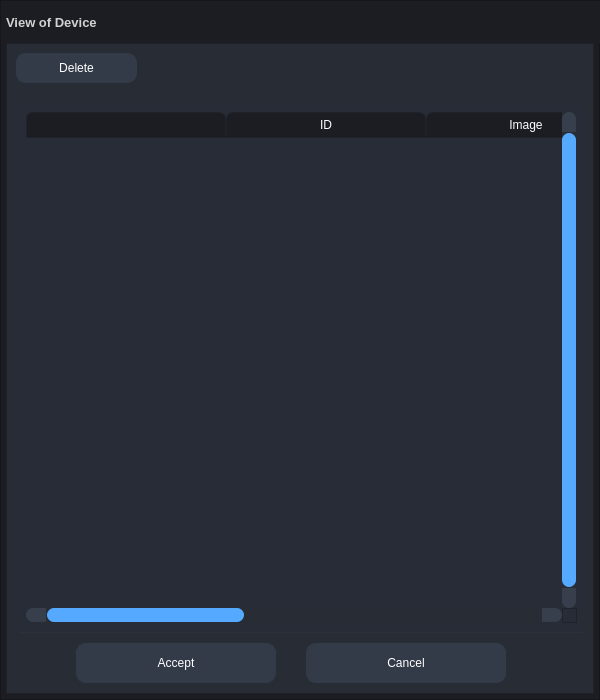
<?xml version="1.0" encoding="UTF-8"?>
<ui version="4.0">
 <class>FormDeviceDatabaseView</class>
 <widget class="QWidget" name="FormDeviceDatabaseView">
  <property name="geometry">
   <rect>
    <x>0</x>
    <y>0</y>
    <width>600</width>
    <height>700</height>
   </rect>
  </property>
  <property name="windowTitle">
   <string>Device Database View</string>
  </property>
  <property name="styleSheet">
   <string notr="true">background-color: rgb(27, 29, 35);</string>
  </property>
  <widget class="QFrame" name="frame_main">
   <property name="geometry">
    <rect>
     <x>0</x>
     <y>0</y>
     <width>600</width>
     <height>700</height>
    </rect>
   </property>
   <property name="minimumSize">
    <size>
     <width>600</width>
     <height>700</height>
    </size>
   </property>
   <property name="styleSheet">
    <string notr="true">/* LINE EDIT */
QLineEdit {
	background-color: rgb(27, 29, 35);
	border-radius: 5px;
	border: 2px solid rgb(27, 29, 35);
	padding-left: 10px;
}
QLineEdit:hover {
	border: 2px solid rgb(64, 71, 88);
}
QLineEdit:focus {
	border: 2px solid rgb(91, 101, 124);
}

/* SCROLL BARS */
QScrollBar:horizontal {
    border: none;
    background: rgb(52, 59, 72);
    height: 14px;
    margin: 0px 21px 0 21px;
	border-radius: 0px;
}
QScrollBar::handle:horizontal {
    background: rgb(85, 170, 255);
    min-width: 25px;
	border-radius: 7px
}
QScrollBar::add-line:horizontal {
    border: none;
    background: rgb(55, 63, 77);
    width: 20px;
	border-top-right-radius: 7px;
    border-bottom-right-radius: 7px;
    subcontrol-position: right;
    subcontrol-origin: margin;
}
QScrollBar::sub-line:horizontal {
    border: none;
    background: rgb(55, 63, 77);
    width: 20px;
	border-top-left-radius: 7px;
    border-bottom-left-radius: 7px;
    subcontrol-position: left;
    subcontrol-origin: margin;
}
QScrollBar::up-arrow:horizontal, QScrollBar::down-arrow:horizontal
{
     background: none;
}
QScrollBar::add-page:horizontal, QScrollBar::sub-page:horizontal
{
     background: none;
}
 QScrollBar:vertical {
	border: none;
    background: rgb(52, 59, 72);
    width: 14px;
    margin: 21px 0 21px 0;
	border-radius: 0px;
 }
 QScrollBar::handle:vertical {	
	background: rgb(85, 170, 255);
    min-height: 25px;
	border-radius: 7px
 }
 QScrollBar::add-line:vertical {
     border: none;
    background: rgb(55, 63, 77);
     height: 20px;
	border-bottom-left-radius: 7px;
    border-bottom-right-radius: 7px;
     subcontrol-position: bottom;
     subcontrol-origin: margin;
 }
 QScrollBar::sub-line:vertical {
	border: none;
    background: rgb(55, 63, 77);
     height: 20px;
	border-top-left-radius: 7px;
    border-top-right-radius: 7px;
     subcontrol-position: top;
     subcontrol-origin: margin;
 }
 QScrollBar::up-arrow:vertical, QScrollBar::down-arrow:vertical {
     background: none;
 }

 QScrollBar::add-page:vertical, QScrollBar::sub-page:vertical {
     background: none;
 }

/* CHECKBOX */
QCheckBox::indicator {
    border: 3px solid rgb(52, 59, 72);
	width: 15px;
	height: 15px;
	border-radius: 10px;
    background: rgb(44, 49, 60);
}
QCheckBox::indicator:hover {
    border: 3px solid rgb(58, 66, 81);
}
QCheckBox::indicator:checked {
    background: 3px solid rgb(52, 59, 72);
	border: 3px solid rgb(52, 59, 72);	
	background-image: url(:/16x16/data/resources/icons/16x16/cil-check-alt.png);
}

/* RADIO BUTTON */
QRadioButton::indicator {
    border: 3px solid rgb(52, 59, 72);
	width: 15px;
	height: 15px;
	border-radius: 10px;
    background: rgb(44, 49, 60);
}
QRadioButton::indicator:hover {
    border: 3px solid rgb(58, 66, 81);
}
QRadioButton::indicator:checked {
    background: 3px solid rgb(94, 106, 130);
	border: 3px solid rgb(52, 59, 72);	
}

/* COMBOBOX */
QComboBox{
	background-color: rgb(27, 29, 35);
	border-radius: 5px;
	border: 2px solid rgb(27, 29, 35);
	padding: 5px;
	padding-left: 10px;
}
QComboBox:hover{
	border: 2px solid rgb(64, 71, 88);
}
QComboBox::drop-down {
	subcontrol-origin: padding;
	subcontrol-position: top right;
	width: 25px; 
	border-left-width: 3px;
	border-left-color: rgba(39, 44, 54, 150);
	border-left-style: solid;
	border-top-right-radius: 3px;
	border-bottom-right-radius: 3px;	
	background-image: url(:/16x16/data/resources/icons/16x16/cil-arrow-bottom.png);
	background-position: center;
	background-repeat: no-reperat;
 }
QComboBox QAbstractItemView {
	color: rgb(85, 170, 255);	
	background-color: rgb(27, 29, 35);
	padding: 10px;
	selection-background-color: rgb(39, 44, 54);
}

/* SLIDERS */
QSlider::groove:horizontal {
    border-radius: 9px;
    height: 18px;
	margin: 0px;
	background-color: rgb(52, 59, 72);
}
QSlider::groove:horizontal:hover {
	background-color: rgb(55, 62, 76);
}
QSlider::handle:horizontal {
    background-color: rgb(85, 170, 255);
    border: none;
    height: 18px;
    width: 18px;
    margin: 0px;
	border-radius: 9px;
}
QSlider::handle:horizontal:hover {
    background-color: rgb(105, 180, 255);
}
QSlider::handle:horizontal:pressed {
    background-color: rgb(65, 130, 195);
}

QSlider::groove:vertical {
    border-radius: 9px;
    width: 18px;
    margin: 0px;
	background-color: rgb(52, 59, 72);
}
QSlider::groove:vertical:hover {
	background-color: rgb(55, 62, 76);
}
QSlider::handle:vertical {
    background-color: rgb(85, 170, 255);
	border: none;
    height: 18px;
    width: 18px;
    margin: 0px;
	border-radius: 9px;
}
QSlider::handle:vertical:hover {
    background-color: rgb(105, 180, 255);
}
QSlider::handle:vertical:pressed {
    background-color: rgb(65, 130, 195);
}

</string>
   </property>
   <property name="frameShape">
    <enum>QFrame::StyledPanel</enum>
   </property>
   <property name="frameShadow">
    <enum>QFrame::Raised</enum>
   </property>
   <layout class="QVBoxLayout" name="verticalLayout">
    <property name="spacing">
     <number>0</number>
    </property>
    <property name="leftMargin">
     <number>5</number>
    </property>
    <property name="topMargin">
     <number>0</number>
    </property>
    <property name="rightMargin">
     <number>5</number>
    </property>
    <property name="bottomMargin">
     <number>5</number>
    </property>
    <item>
     <widget class="QFrame" name="frame_header">
      <property name="minimumSize">
       <size>
        <width>600</width>
        <height>42</height>
       </size>
      </property>
      <property name="maximumSize">
       <size>
        <width>600</width>
        <height>42</height>
       </size>
      </property>
      <property name="frameShape">
       <enum>QFrame::NoFrame</enum>
      </property>
      <property name="frameShadow">
       <enum>QFrame::Raised</enum>
      </property>
      <layout class="QHBoxLayout" name="horizontalLayout">
       <property name="spacing">
        <number>0</number>
       </property>
       <property name="leftMargin">
        <number>0</number>
       </property>
       <property name="topMargin">
        <number>0</number>
       </property>
       <property name="rightMargin">
        <number>0</number>
       </property>
       <property name="bottomMargin">
        <number>0</number>
       </property>
       <item>
        <widget class="QLabel" name="label_title">
         <property name="palette">
          <palette>
           <active>
            <colorrole role="WindowText">
             <brush brushstyle="SolidPattern">
              <color alpha="255">
               <red>210</red>
               <green>210</green>
               <blue>210</blue>
              </color>
             </brush>
            </colorrole>
            <colorrole role="Button">
             <brush brushstyle="SolidPattern">
              <color alpha="255">
               <red>27</red>
               <green>29</green>
               <blue>35</blue>
              </color>
             </brush>
            </colorrole>
            <colorrole role="Text">
             <brush brushstyle="SolidPattern">
              <color alpha="255">
               <red>210</red>
               <green>210</green>
               <blue>210</blue>
              </color>
             </brush>
            </colorrole>
            <colorrole role="Base">
             <brush brushstyle="SolidPattern">
              <color alpha="255">
               <red>27</red>
               <green>29</green>
               <blue>35</blue>
              </color>
             </brush>
            </colorrole>
            <colorrole role="Window">
             <brush brushstyle="SolidPattern">
              <color alpha="255">
               <red>27</red>
               <green>29</green>
               <blue>35</blue>
              </color>
             </brush>
            </colorrole>
           </active>
           <inactive>
            <colorrole role="WindowText">
             <brush brushstyle="SolidPattern">
              <color alpha="255">
               <red>210</red>
               <green>210</green>
               <blue>210</blue>
              </color>
             </brush>
            </colorrole>
            <colorrole role="Button">
             <brush brushstyle="SolidPattern">
              <color alpha="255">
               <red>27</red>
               <green>29</green>
               <blue>35</blue>
              </color>
             </brush>
            </colorrole>
            <colorrole role="Text">
             <brush brushstyle="SolidPattern">
              <color alpha="255">
               <red>210</red>
               <green>210</green>
               <blue>210</blue>
              </color>
             </brush>
            </colorrole>
            <colorrole role="Base">
             <brush brushstyle="SolidPattern">
              <color alpha="255">
               <red>27</red>
               <green>29</green>
               <blue>35</blue>
              </color>
             </brush>
            </colorrole>
            <colorrole role="Window">
             <brush brushstyle="SolidPattern">
              <color alpha="255">
               <red>27</red>
               <green>29</green>
               <blue>35</blue>
              </color>
             </brush>
            </colorrole>
           </inactive>
           <disabled>
            <colorrole role="WindowText">
             <brush brushstyle="SolidPattern">
              <color alpha="255">
               <red>120</red>
               <green>120</green>
               <blue>120</blue>
              </color>
             </brush>
            </colorrole>
            <colorrole role="Button">
             <brush brushstyle="SolidPattern">
              <color alpha="255">
               <red>27</red>
               <green>29</green>
               <blue>35</blue>
              </color>
             </brush>
            </colorrole>
            <colorrole role="Text">
             <brush brushstyle="SolidPattern">
              <color alpha="255">
               <red>120</red>
               <green>120</green>
               <blue>120</blue>
              </color>
             </brush>
            </colorrole>
            <colorrole role="Base">
             <brush brushstyle="SolidPattern">
              <color alpha="255">
               <red>27</red>
               <green>29</green>
               <blue>35</blue>
              </color>
             </brush>
            </colorrole>
            <colorrole role="Window">
             <brush brushstyle="SolidPattern">
              <color alpha="255">
               <red>27</red>
               <green>29</green>
               <blue>35</blue>
              </color>
             </brush>
            </colorrole>
           </disabled>
          </palette>
         </property>
         <property name="font">
          <font>
           <family>Segoe UI</family>
           <pointsize>10</pointsize>
           <weight>75</weight>
           <bold>true</bold>
          </font>
         </property>
         <property name="styleSheet">
          <string notr="true"/>
         </property>
         <property name="text">
          <string>View of Device</string>
         </property>
         <property name="margin">
          <number>10</number>
         </property>
        </widget>
       </item>
       <item>
        <widget class="QPushButton" name="button_close">
         <property name="sizePolicy">
          <sizepolicy hsizetype="Minimum" vsizetype="Expanding">
           <horstretch>0</horstretch>
           <verstretch>0</verstretch>
          </sizepolicy>
         </property>
         <property name="minimumSize">
          <size>
           <width>40</width>
           <height>0</height>
          </size>
         </property>
         <property name="maximumSize">
          <size>
           <width>40</width>
           <height>16777215</height>
          </size>
         </property>
         <property name="toolTip">
          <string>Close</string>
         </property>
         <property name="styleSheet">
          <string notr="true">QPushButton {	
	border: none;
	background-color: transparent;
}
QPushButton:hover {
	background-color: rgb(52, 59, 72);
}
QPushButton:pressed {	
	background-color: rgb(85, 170, 255);
}</string>
         </property>
         <property name="text">
          <string/>
         </property>
         <property name="icon">
          <iconset resource="../files.qrc">
           <normaloff>:/20x20/data/resources/icons/20x20/cil-x.png</normaloff>:/20x20/data/resources/icons/20x20/cil-x.png</iconset>
         </property>
        </widget>
       </item>
      </layout>
     </widget>
    </item>
    <item>
     <widget class="QFrame" name="frame_contains">
      <property name="styleSheet">
       <string notr="true">background-color: rgb(40, 44, 52);</string>
      </property>
      <property name="frameShape">
       <enum>QFrame::StyledPanel</enum>
      </property>
      <property name="frameShadow">
       <enum>QFrame::Raised</enum>
      </property>
      <widget class="QPushButton" name="button_cancel">
       <property name="geometry">
        <rect>
         <x>300</x>
         <y>600</y>
         <width>200</width>
         <height>40</height>
        </rect>
       </property>
       <property name="font">
        <font>
         <family>Segoe UI</family>
         <pointsize>9</pointsize>
        </font>
       </property>
       <property name="styleSheet">
        <string notr="true">QPushButton {
	border: 2px solid rgb(52, 59, 72);
	border-radius: 10px;	
	background-color: rgb(52, 59, 72);
	color: rgb(255, 255, 255);
}
QPushButton:hover {
	background-color: rgb(57, 65, 80);
	color: rgb(227, 227, 227);
	border: 2px solid rgb(61, 70, 86);
}
QPushButton:pressed {	
	background-color: rgb(35, 40, 49);
	color: rgb(255, 255, 255);
	border: 2px solid rgb(43, 50, 61);
}</string>
       </property>
       <property name="text">
        <string>Cancel</string>
       </property>
       <property name="iconSize">
        <size>
         <width>40</width>
         <height>40</height>
        </size>
       </property>
      </widget>
      <widget class="QPushButton" name="button_accept">
       <property name="geometry">
        <rect>
         <x>70</x>
         <y>600</y>
         <width>200</width>
         <height>40</height>
        </rect>
       </property>
       <property name="font">
        <font>
         <family>Segoe UI</family>
         <pointsize>9</pointsize>
        </font>
       </property>
       <property name="styleSheet">
        <string notr="true">QPushButton {
	border: 2px solid rgb(52, 59, 72);
	border-radius: 10px;	
	background-color: rgb(52, 59, 72);
	color: rgb(255, 255, 255);
}
QPushButton:hover {
	background-color: rgb(57, 65, 80);
	color: rgb(227, 227, 227);
	border: 2px solid rgb(61, 70, 86);
}
QPushButton:pressed {	
	background-color: rgb(35, 40, 49);
	color: rgb(255, 255, 255);
	border: 2px solid rgb(43, 50, 61);
}</string>
       </property>
       <property name="text">
        <string>Accept</string>
       </property>
       <property name="iconSize">
        <size>
         <width>40</width>
         <height>40</height>
        </size>
       </property>
      </widget>
      <widget class="QTableWidget" name="table_profiles">
       <property name="geometry">
        <rect>
         <x>10</x>
         <y>59</y>
         <width>570</width>
         <height>531</height>
        </rect>
       </property>
       <property name="palette">
        <palette>
         <active>
          <colorrole role="WindowText">
           <brush brushstyle="SolidPattern">
            <color alpha="255">
             <red>210</red>
             <green>210</green>
             <blue>210</blue>
            </color>
           </brush>
          </colorrole>
          <colorrole role="Button">
           <brush brushstyle="SolidPattern">
            <color alpha="255">
             <red>39</red>
             <green>44</green>
             <blue>54</blue>
            </color>
           </brush>
          </colorrole>
          <colorrole role="Text">
           <brush brushstyle="SolidPattern">
            <color alpha="255">
             <red>210</red>
             <green>210</green>
             <blue>210</blue>
            </color>
           </brush>
          </colorrole>
          <colorrole role="ButtonText">
           <brush brushstyle="SolidPattern">
            <color alpha="255">
             <red>210</red>
             <green>210</green>
             <blue>210</blue>
            </color>
           </brush>
          </colorrole>
          <colorrole role="Base">
           <brush brushstyle="SolidPattern">
            <color alpha="255">
             <red>39</red>
             <green>44</green>
             <blue>54</blue>
            </color>
           </brush>
          </colorrole>
          <colorrole role="Window">
           <brush brushstyle="SolidPattern">
            <color alpha="255">
             <red>39</red>
             <green>44</green>
             <blue>54</blue>
            </color>
           </brush>
          </colorrole>
         </active>
         <inactive>
          <colorrole role="WindowText">
           <brush brushstyle="SolidPattern">
            <color alpha="255">
             <red>210</red>
             <green>210</green>
             <blue>210</blue>
            </color>
           </brush>
          </colorrole>
          <colorrole role="Button">
           <brush brushstyle="SolidPattern">
            <color alpha="255">
             <red>39</red>
             <green>44</green>
             <blue>54</blue>
            </color>
           </brush>
          </colorrole>
          <colorrole role="Text">
           <brush brushstyle="SolidPattern">
            <color alpha="255">
             <red>210</red>
             <green>210</green>
             <blue>210</blue>
            </color>
           </brush>
          </colorrole>
          <colorrole role="ButtonText">
           <brush brushstyle="SolidPattern">
            <color alpha="255">
             <red>210</red>
             <green>210</green>
             <blue>210</blue>
            </color>
           </brush>
          </colorrole>
          <colorrole role="Base">
           <brush brushstyle="SolidPattern">
            <color alpha="255">
             <red>39</red>
             <green>44</green>
             <blue>54</blue>
            </color>
           </brush>
          </colorrole>
          <colorrole role="Window">
           <brush brushstyle="SolidPattern">
            <color alpha="255">
             <red>39</red>
             <green>44</green>
             <blue>54</blue>
            </color>
           </brush>
          </colorrole>
         </inactive>
         <disabled>
          <colorrole role="WindowText">
           <brush brushstyle="SolidPattern">
            <color alpha="255">
             <red>210</red>
             <green>210</green>
             <blue>210</blue>
            </color>
           </brush>
          </colorrole>
          <colorrole role="Button">
           <brush brushstyle="SolidPattern">
            <color alpha="255">
             <red>39</red>
             <green>44</green>
             <blue>54</blue>
            </color>
           </brush>
          </colorrole>
          <colorrole role="Text">
           <brush brushstyle="SolidPattern">
            <color alpha="255">
             <red>210</red>
             <green>210</green>
             <blue>210</blue>
            </color>
           </brush>
          </colorrole>
          <colorrole role="ButtonText">
           <brush brushstyle="SolidPattern">
            <color alpha="255">
             <red>210</red>
             <green>210</green>
             <blue>210</blue>
            </color>
           </brush>
          </colorrole>
          <colorrole role="Base">
           <brush brushstyle="SolidPattern">
            <color alpha="255">
             <red>39</red>
             <green>44</green>
             <blue>54</blue>
            </color>
           </brush>
          </colorrole>
          <colorrole role="Window">
           <brush brushstyle="SolidPattern">
            <color alpha="255">
             <red>39</red>
             <green>44</green>
             <blue>54</blue>
            </color>
           </brush>
          </colorrole>
         </disabled>
        </palette>
       </property>
       <property name="focusPolicy">
        <enum>Qt::StrongFocus</enum>
       </property>
       <property name="styleSheet">
        <string notr="true">QTableWidget {	
	background-color: rgb(39, 44, 54);
	padding: 10px;
	border-radius: 5px;
	gridline-color: rgb(44, 49, 60);
	border-bottom: 1px solid rgb(44, 49, 60);
}
QTableWidget::item{
	border-color: rgb(44, 49, 60);
	padding-left: 5px;
	padding-right: 5px;
	gridline-color: rgb(44, 49, 60);
}
QTableWidget::item:selected{
	background-color: rgb(85, 170, 255);
}
QScrollBar:horizontal {
    border: none;
    background: rgb(52, 59, 72);
    height: 14px;
    margin: 0px 21px 0 21px;
	border-radius: 0px;
}
 QScrollBar:vertical {
	border: none;
    background: rgb(52, 59, 72);
    width: 14px;
    margin: 21px 0 21px 0;
	border-radius: 0px;
 }
QHeaderView::section{
	Background-color: rgb(39, 44, 54);
	max-width: 30px;
	border: 1px solid rgb(44, 49, 60);
	border-style: none;
    border-bottom: 1px solid rgb(44, 49, 60);
    border-right: 1px solid rgb(44, 49, 60);
}
QTableWidget::horizontalHeader {	
	background-color: rgb(81, 255, 0);
}
QHeaderView::section:horizontal
{
    border: 1px solid rgb(32, 34, 42);
	background-color: rgb(27, 29, 35);
	color: rgb(255, 255, 255);
	padding: 3px;
	border-top-left-radius: 7px;
    border-top-right-radius: 7px;
}
QHeaderView::section:vertical
{
    border: 1px solid rgb(44, 49, 60);
}
QCheckBox::indicator {
    border: 3px solid rgb(52, 59, 72);
	width: 15px;
	height: 15px;
	border-radius: 10px;
    background: rgb(44, 49, 60);
}
QCheckBox::indicator:hover {
    border: 3px solid rgb(58, 66, 81);
}
QCheckBox::indicator:checked {
    background: 3px solid rgb(52, 59, 72);
	border: 3px solid rgb(52, 59, 72);	
	background-image: url(:/16x16/data/resources/icons/16x16/cil-check-alt.png);
}
</string>
       </property>
       <property name="frameShape">
        <enum>QFrame::NoFrame</enum>
       </property>
       <property name="verticalScrollBarPolicy">
        <enum>Qt::ScrollBarAlwaysOn</enum>
       </property>
       <property name="sizeAdjustPolicy">
        <enum>QAbstractScrollArea::AdjustToContents</enum>
       </property>
       <property name="editTriggers">
        <set>QAbstractItemView::NoEditTriggers</set>
       </property>
       <property name="alternatingRowColors">
        <bool>false</bool>
       </property>
       <property name="selectionMode">
        <enum>QAbstractItemView::NoSelection</enum>
       </property>
       <property name="selectionBehavior">
        <enum>QAbstractItemView::SelectRows</enum>
       </property>
       <property name="textElideMode">
        <enum>Qt::ElideMiddle</enum>
       </property>
       <property name="sortingEnabled">
        <bool>false</bool>
       </property>
       <property name="rowCount">
        <number>0</number>
       </property>
       <property name="columnCount">
        <number>5</number>
       </property>
       <attribute name="horizontalHeaderVisible">
        <bool>true</bool>
       </attribute>
       <attribute name="horizontalHeaderCascadingSectionResizes">
        <bool>true</bool>
       </attribute>
       <attribute name="horizontalHeaderDefaultSectionSize">
        <number>200</number>
       </attribute>
       <attribute name="horizontalHeaderStretchLastSection">
        <bool>false</bool>
       </attribute>
       <attribute name="verticalHeaderVisible">
        <bool>false</bool>
       </attribute>
       <attribute name="verticalHeaderHighlightSections">
        <bool>false</bool>
       </attribute>
       <attribute name="verticalHeaderStretchLastSection">
        <bool>true</bool>
       </attribute>
       <column>
        <property name="text">
         <string/>
        </property>
        <property name="icon">
         <iconset resource="../files.qrc">
          <normaloff>:/24x24/data/resources/icons/24x24/cil-uncheck-circle.png</normaloff>:/24x24/data/resources/icons/24x24/cil-uncheck-circle.png</iconset>
        </property>
       </column>
       <column>
        <property name="text">
         <string>ID</string>
        </property>
        <property name="textAlignment">
         <set>AlignCenter</set>
        </property>
       </column>
       <column>
        <property name="text">
         <string>Image</string>
        </property>
        <property name="textAlignment">
         <set>AlignCenter</set>
        </property>
       </column>
       <column>
        <property name="text">
         <string>Name</string>
        </property>
        <property name="textAlignment">
         <set>AlignCenter</set>
        </property>
       </column>
       <column>
        <property name="text">
         <string>Department</string>
        </property>
        <property name="textAlignment">
         <set>AlignCenter</set>
        </property>
       </column>
      </widget>
      <widget class="QPushButton" name="button_delete">
       <property name="geometry">
        <rect>
         <x>10</x>
         <y>10</y>
         <width>121</width>
         <height>30</height>
        </rect>
       </property>
       <property name="font">
        <font>
         <family>Segoe UI</family>
         <pointsize>9</pointsize>
        </font>
       </property>
       <property name="styleSheet">
        <string notr="true">QPushButton {
	border: 2px solid rgb(52, 59, 72);
	border-radius: 10px;	
	background-color: rgb(52, 59, 72);
	color: rgb(255, 255, 255);
}
QPushButton:hover {
	background-color: rgb(57, 65, 80);
	color: rgb(227, 227, 227);
	border: 2px solid rgb(61, 70, 86);
}
QPushButton:pressed {	
	background-color: rgb(35, 40, 49);
	color: rgb(255, 255, 255);
	border: 2px solid rgb(43, 50, 61);
}</string>
       </property>
       <property name="text">
        <string>Delete</string>
       </property>
       <property name="icon">
        <iconset resource="../files.qrc">
         <normaloff>:/16x16/data/resources/icons/16x16/cil-remove.png</normaloff>:/16x16/data/resources/icons/16x16/cil-remove.png</iconset>
       </property>
       <property name="iconSize">
        <size>
         <width>40</width>
         <height>40</height>
        </size>
       </property>
      </widget>
     </widget>
    </item>
   </layout>
  </widget>
 </widget>
 <resources>
  <include location="../files.qrc"/>
 </resources>
 <connections/>
</ui>
